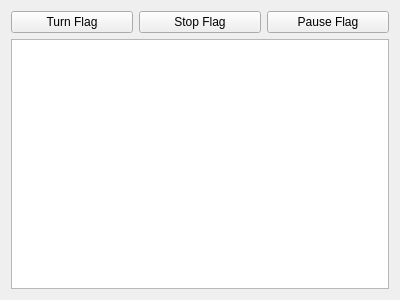
<?xml version="1.0" encoding="UTF-8"?>
<ui version="4.0">
 <class>exec_info_queue_form</class>
 <widget class="QWidget" name="exec_info_queue_form">
  <property name="geometry">
   <rect>
    <x>0</x>
    <y>0</y>
    <width>400</width>
    <height>300</height>
   </rect>
  </property>
  <property name="windowTitle">
   <string>Form</string>
  </property>
  <layout class="QVBoxLayout" name="verticalLayout">
   <item>
    <layout class="QHBoxLayout" name="horizontalLayout">
     <item>
      <widget class="QPushButton" name="turn_flag_button">
       <property name="enabled">
        <bool>true</bool>
       </property>
       <property name="text">
        <string>Turn Flag</string>
       </property>
       <property name="checkable">
        <bool>true</bool>
       </property>
      </widget>
     </item>
     <item>
      <widget class="QPushButton" name="stop_flag_button">
       <property name="enabled">
        <bool>true</bool>
       </property>
       <property name="text">
        <string>Stop Flag</string>
       </property>
       <property name="checkable">
        <bool>true</bool>
       </property>
      </widget>
     </item>
     <item>
      <widget class="QPushButton" name="pause_flag_button">
       <property name="enabled">
        <bool>true</bool>
       </property>
       <property name="text">
        <string>Pause Flag</string>
       </property>
       <property name="checkable">
        <bool>true</bool>
       </property>
      </widget>
     </item>
    </layout>
   </item>
   <item>
    <widget class="QTableView" name="exec_table">
     <property name="editTriggers">
      <set>QAbstractItemView::NoEditTriggers</set>
     </property>
     <property name="showDropIndicator" stdset="0">
      <bool>false</bool>
     </property>
     <property name="dragDropOverwriteMode">
      <bool>false</bool>
     </property>
     <property name="selectionBehavior">
      <enum>QAbstractItemView::SelectRows</enum>
     </property>
     <property name="wordWrap">
      <bool>false</bool>
     </property>
    </widget>
   </item>
  </layout>
 </widget>
 <resources/>
 <connections/>
</ui>
